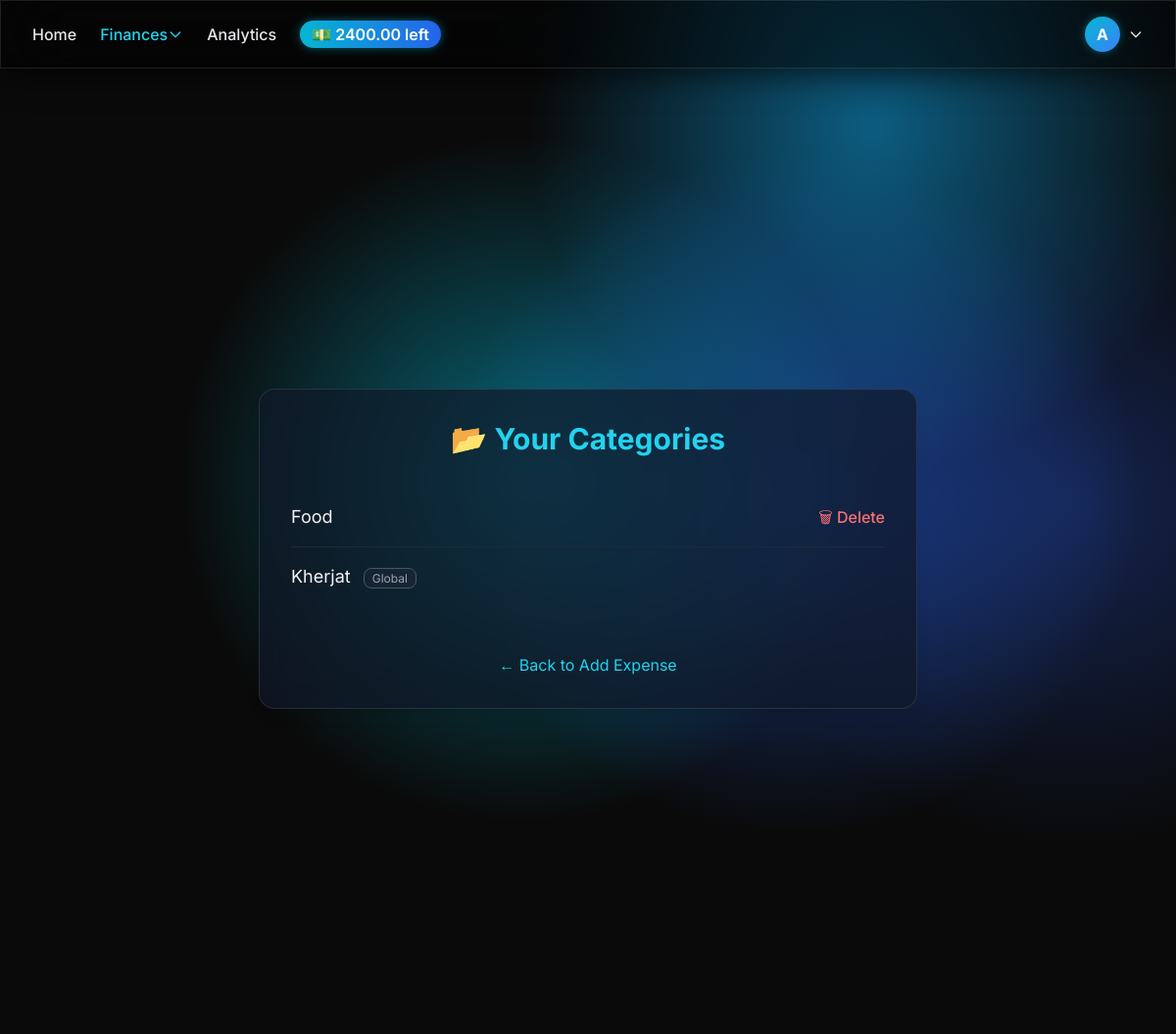
Page /expenses/categories/ (signed in) on the committed database.
### expenses/models.py (models this page shows, shortened)
class Category(models.Model):
    name = models.CharField(max_length=64)
    user = models.ForeignKey(User, on_delete=models.CASCADE, null=True, blank=True)

### expenses/views.py (the view)
# urls.py: path('categories/', views.category_list, name='category_list'),
@login_required
def category_list(request):
    categories = Category.objects.filter(models.Q(user=request.user) | models.Q(user__isnull=True))
    return render(request, 'expenses/category_list.html', {'categories': categories})

### expenses/context_processors.py (called while the page is built)
def user_budget(request):
    if not request.user.is_authenticated:
        return {}
    try:
        budget = Budget.objects.get(user=request.user)
        budget_amount = budget.amount
        today = date.today()
        spent = Expense.objects.filter(
            user=request.user, date__year=today.year, date__month=today.month
        ).aggregate(Sum("amount"))["amount__sum"] or 0
        remaining = budget_amount - spent
    except Budget.DoesNotExist:
        budget_amount = None
        spent = None
        remaining = None
    return {
        "navbar_budget": budget_amount,
        "navbar_budget_spent": spent,
        "navbar_budget_remaining": remaining,
    }

### expenses/templates/expenses/category_list.html (shortened to what this page needs)
{% extends 'base.html' %}
{% block content %}
<div class="min-h-screen flex flex-col justify-center items-center text-gray-100">
    <div class="glass w-full max-w-2xl rounded-2xl shadow-lg p-8 space-y-8">
        <h2 class="text-3xl font-bold text-cyan-400 text-center">📂 Your Categories</h2>
        {% if categories %}
            <ul class="divide-y divide-gray-800">
                {% for category in categories %}
                    <li class="flex justify-between items-center py-4">
                        <div class="text-lg text-gray-100">
                            {{ category.name }}
                            {% if not category.user %}
                                <span class="ml-2 px-2 py-0.5 text-xs text-gray-400 border border-gray-600 rounded-lg bg-gray-800/50">
                                    Global
                                </span>
                            {% endif %}
                        </div>
                        {% if category.user == request.user %}
                            <a href="{% url 'category_delete' category.pk %}"
                               class="text-red-400 hover:text-red-300 font-medium transition">
                               🗑 Delete
                            </a>
                        {% endif %}
                    </li>
                {% endfor %}
            </ul>
        {% else %}
            <div class="text-center text-gray-400 mt-6">
                <p>No categories yet.</p>
            </div>
        {% endif %}
        <div class="text-center pt-4">
            <a href="{% url 'expense_add' %}"
               class="text-cyan-400 hover:underline transition">
               ← Back to Add Expense
            </a>
        </div>
    </div>
</div>
{% endblock %}

### expenses/templates/expenses/navbar.html (shortened to what this page needs)
<nav class="glass fixed top-0 left-0 w-full z-50
            bg-black/50 backdrop-blur-2xl border-b border-white/10
            shadow-[0_8px_32px_0_rgba(0,0,0,0.6)] transition-all">
  <div class="max-w-7xl mx-auto px-4 sm:px-6 lg:px-8">
    <div class="flex justify-between items-center py-4">
      <ul class="hidden md:flex space-x-6 text-gray-200 font-medium items-center">
        <li>
          <a href="{% url 'home' %}"
             class="transition duration-200 ease-in-out {% if request.resolver_match.url_name == 'home' %}text-cyan-400 border-b-2 border-cyan-400{% else %}hover:text-cyan-400{% endif %}">
             Home
          </a>
        </li>
        <li class="relative group">
          <button class="flex items-center space-x-1 transition duration-200 ease-in-out hover:text-cyan-400 {% if request.resolver_match.url_name in 'expense_list category_list manage_budget' %}text-cyan-400{% endif %}">
             Finances
            <svg class="w-4 h-4 transform group-hover:rotate-180 transition" fill="none" stroke="currentColor" stroke-width="2"
                 viewBox="0 0 24 24">
              <path stroke-linecap="round" stroke-linejoin="round" d="M19 9l-7 7-7-7"/>
            </svg>
          </button>
        </li>
        <li>
          <a href="{% url 'analytics' %}"
             class="transition duration-200 ease-in-out {% if request.resolver_match.url_name == 'analytics' %}text-cyan-400 border-b-2 border-cyan-400{% else %}hover:text-cyan-400{% endif %}">
              Analytics
          </a>
        </li>
        {% if user.is_authenticated and navbar_budget %}
          <li>
            <span id="budget-pill"
                  class="bg-gradient-to-r from-cyan-500 to-blue-600 text-white px-3 py-1 rounded-full font-semibold shadow-[0_0_10px_rgba(6,182,212,0.5)] cursor-pointer transition-all duration-300 ease-in-out"
                  title="Click to toggle">
              💵 {{ navbar_budget_remaining }} left
            </span>
          </li>
        {% endif %}
      </ul>
      <ul class="hidden md:flex items-center space-x-6 text-gray-200 font-medium">
        {% if user.is_authenticated %}
          <li class="relative group">
            <button class="flex items-center space-x-2 focus:outline-none">
              <div class="w-9 h-9 bg-gradient-to-br from-cyan-500 to-blue-500 rounded-full flex items-center justify-center text-white font-bold shadow-[0_0_8px_rgba(6,182,212,0.4)]">
                {{ user.username|first|upper }}
              </div>
              <svg class="w-4 h-4 transform group-hover:rotate-180 transition" fill="none" stroke="currentColor" stroke-width="2"
                   viewBox="0 0 24 24">
                <path stroke-linecap="round" stroke-linejoin="round" d="M19 9l-7 7-7-7"/>
              </svg>
            </button>
          </li>
        {% else %}
          <li><a href="{% url 'login' %}" class="hover:text-cyan-400 transition"> Login</a></li>
          <li><a href="{% url 'register' %}" class="hover:text-cyan-400 transition"> Register</a></li>
        {% endif %}
      </ul>
    </div>
  </div>
</nav>

### expenses/templates/base.html (style rules this page uses)
body { font-family: 'Inter', sans-serif; margin: 0; padding: 0; background: #0a0a0a; color: #e5e7eb; }
.glass { background: rgba(17, 25, 40, 0.7); backdrop-filter: blur(16px); -webkit-backdrop-filter: blur(16px); border: 1px solid rgba(255, 255, 255, 0.1); }

### rows in the picture
Category: name "Food", shows "🗑 Delete"
Category: name "Kherjat", shows "Global"

### other values in the picture
{{ navbar_budget_remaining }} "2400.00"
{{ user.username|first|upper }} "A"
